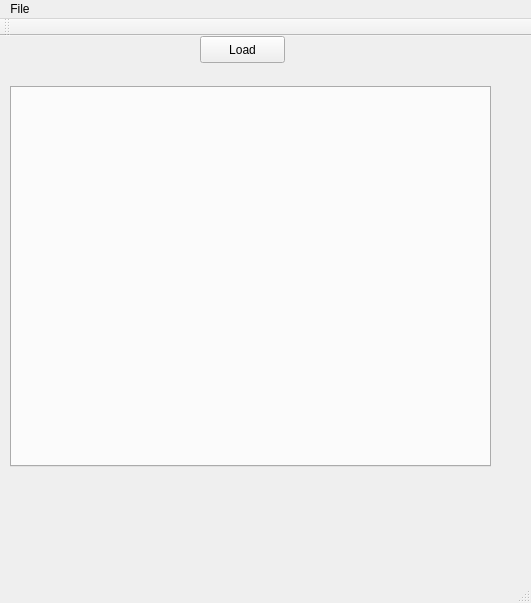
<?xml version="1.0" encoding="UTF-8"?>
<ui version="4.0">
 <class>MainWindow</class>
 <widget class="QMainWindow" name="MainWindow">
  <property name="geometry">
   <rect>
    <x>0</x>
    <y>0</y>
    <width>531</width>
    <height>603</height>
   </rect>
  </property>
  <property name="windowTitle">
   <string>MainWindow</string>
  </property>
  <widget class="QWidget" name="centralWidget">
   <widget class="QPushButton" name="pushButton">
    <property name="geometry">
     <rect>
      <x>200</x>
      <y>0</y>
      <width>85</width>
      <height>27</height>
     </rect>
    </property>
    <property name="text">
     <string>Load</string>
    </property>
   </widget>
   <widget class="QTabWidget" name="tabWidget">
    <property name="geometry">
     <rect>
      <x>10</x>
      <y>50</y>
      <width>481</width>
      <height>381</height>
     </rect>
    </property>
    <property name="currentIndex">
     <number>-1</number>
    </property>
    <property name="tabsClosable">
     <bool>true</bool>
    </property>
   </widget>
  </widget>
  <widget class="QMenuBar" name="menuBar">
   <property name="geometry">
    <rect>
     <x>0</x>
     <y>0</y>
     <width>531</width>
     <height>25</height>
    </rect>
   </property>
   <widget class="QMenu" name="menuFile">
    <property name="title">
     <string>File</string>
    </property>
    <addaction name="actionLoad"/>
    <addaction name="separator"/>
    <addaction name="actionExit"/>
   </widget>
   <addaction name="menuFile"/>
  </widget>
  <widget class="QStatusBar" name="statusBar"/>
  <widget class="QToolBar" name="mainToolBar">
   <attribute name="toolBarArea">
    <enum>TopToolBarArea</enum>
   </attribute>
   <attribute name="toolBarBreak">
    <bool>false</bool>
   </attribute>
  </widget>
  <action name="actionLoad">
   <property name="text">
    <string>Load</string>
   </property>
  </action>
  <action name="actionExit">
   <property name="text">
    <string>Exit</string>
   </property>
  </action>
 </widget>
 <layoutdefault spacing="6" margin="11"/>
 <resources/>
 <connections/>
</ui>
